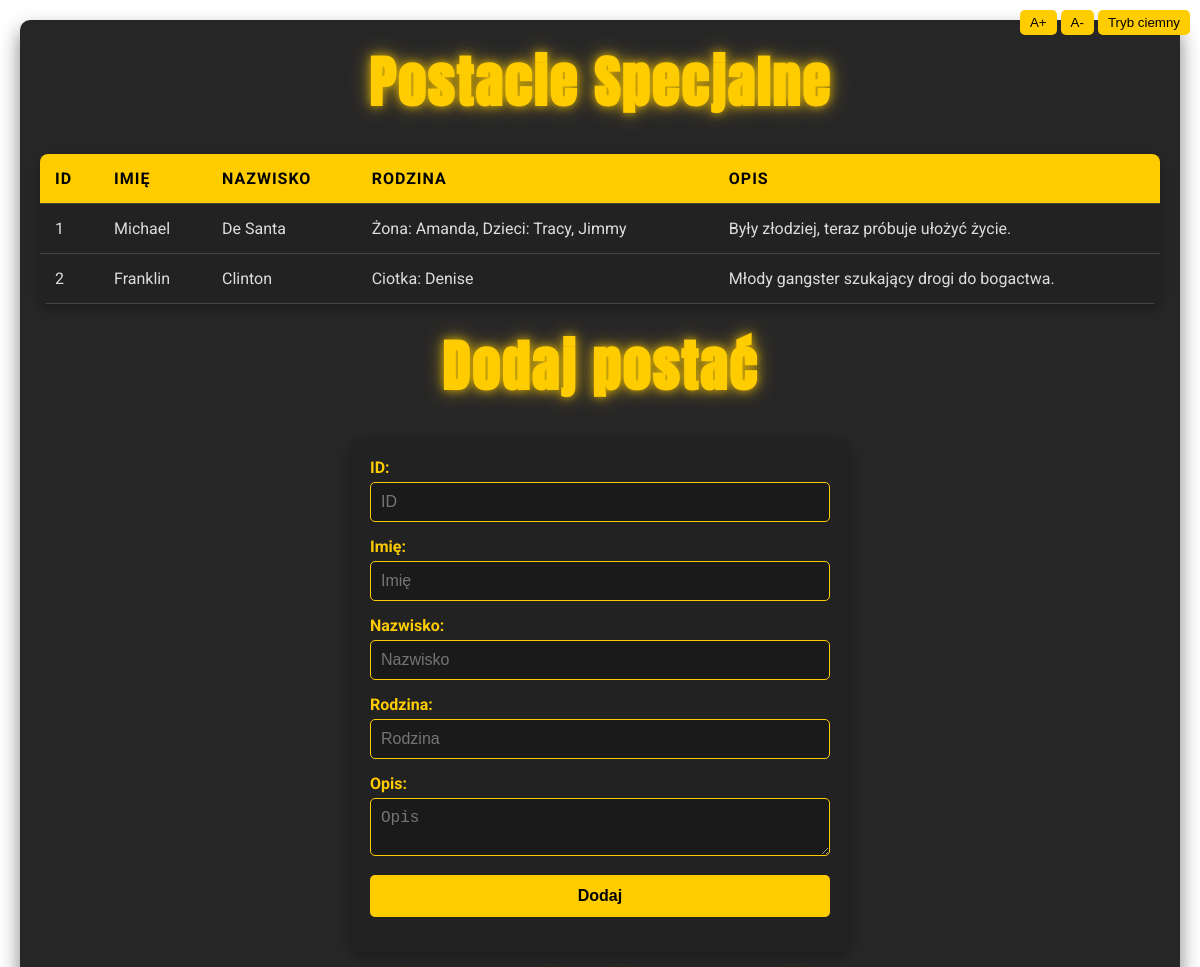
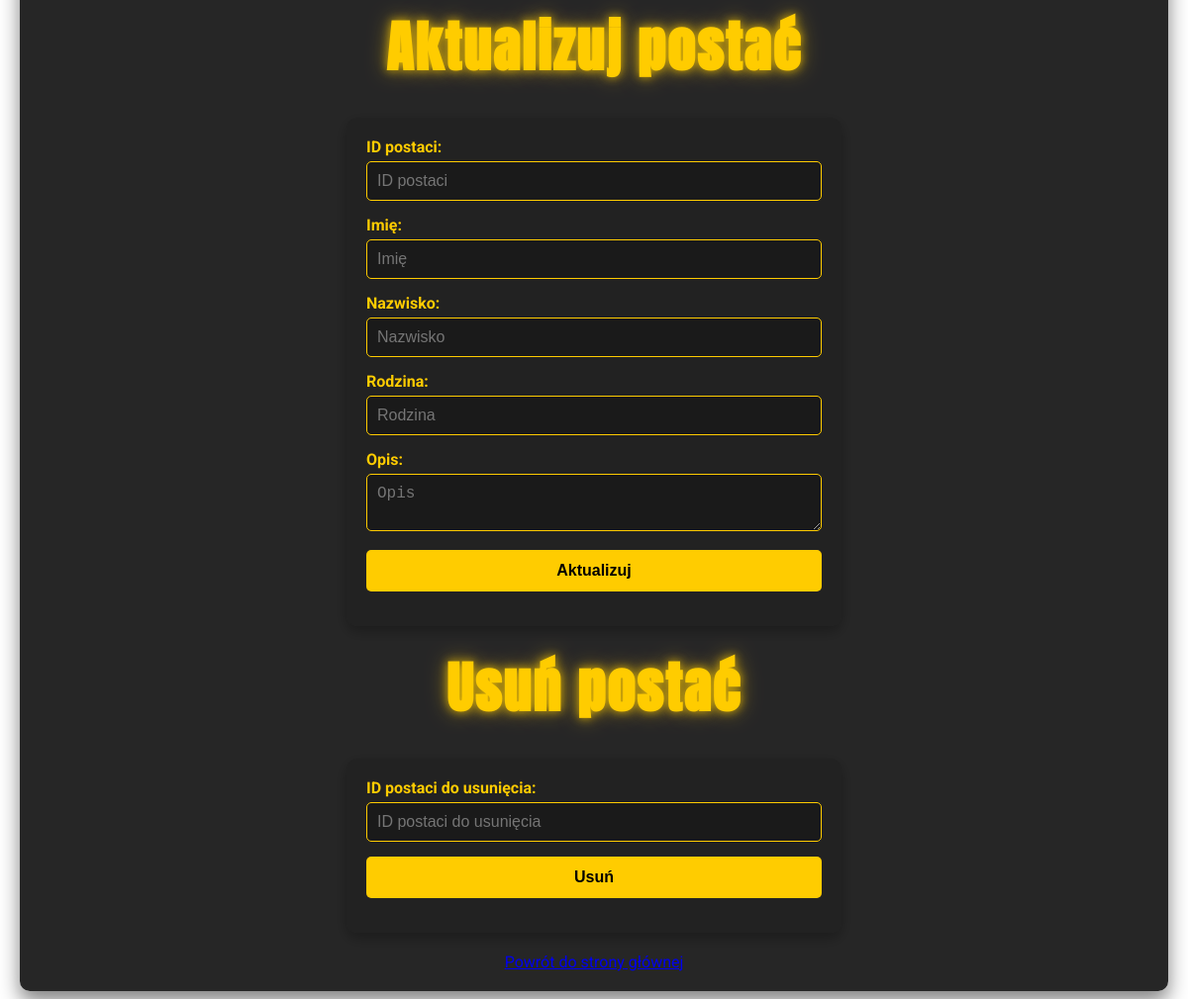
/postacie.php, run on the app's committed database (2 pictures, top to bottom).
### tables this page shows
CREATE TABLE `postacie` (
  `id` int(11) NOT NULL,
  `imie` varchar(100) NOT NULL,
  `nazwisko` varchar(100) NOT NULL,
  `opis` text NOT NULL,
  `rodzina` text NOT NULL
);

### postacie.php (the view, shortened to what this page needs)
<!DOCTYPE html>
<html lang="pl">
<head>
    <link rel="stylesheet" href="postacie.css">
</head>
<body>
    <div class="controls">
        <button id="increase-font">A+</button>
        <button id="decrease-font">A-</button>
        <button id="toggle-dark-mode">Tryb ciemny</button>
    </div>
    <div class="container">
        <h1>Postacie Specjalne</h1>
        <?php
        $conn = mysqli_connect('localhost', 'root', '', 'gta');
        $q = "SELECT * FROM postacie";
        $result = mysqli_query($conn, $q);
        if (mysqli_num_rows($result) > 0) {
            echo "<table class='characters-table'>";
            echo "<thead>";
            echo "<tr>";
            echo "<th>Id</th>";
            echo "<th>Imię</th>";
            echo "<th>Nazwisko</th>";
            echo "<th>Rodzina</th>";
            echo "<th>Opis</th>";
            echo "</tr>";
            echo "</thead>";
            echo "<tbody>";
            while($row = mysqli_fetch_assoc($result)) {
                echo "<tr>";
                echo "<td>" . $row['id'] . "</td>";
                echo "<td>" . $row['imie'] . "</td>";
                echo "<td>" . $row['nazwisko'] . "</td>";
                echo "<td>" . $row['rodzina'] . "</td>";
                echo "<td>" . $row['opis'] . "</td>";
                echo "</tr>";
            }
            echo "</tbody>";
            echo "</table>";
        }
        echo "<h2>Dodaj postać</h2>";
        echo '<div class="form-container">';
        echo '<form method="POST" action="postacie.php">';
        echo '<div class="form-group">';
        echo '<label for="id">ID:</label>';
        echo '<input type="number" name="id" id="id" placeholder="ID" required>';
        echo '</div>';
        echo '<div class="form-group">';
        echo '<label for="imie">Imię:</label>';
        echo '<input type="text" name="imie" id="imie" placeholder="Imię" required>';
        echo '</div>';
        echo '<div class="form-group">';
        echo '<label for="nazwisko">Nazwisko:</label>';
        echo '<input type="text" name="nazwisko" id="nazwisko" placeholder="Nazwisko" required>';
        echo '</div>';
        echo '<div class="form-group">';
        echo '<label for="rodzina">Rodzina:</label>';
        echo '<input type="text" name="rodzina" id="rodzina" placeholder="Rodzina" required>';
        echo '</div>';
        echo '<div class="form-group">';
        echo '<label for="opis">Opis:</label>';
        echo '<textarea name="opis" id="opis" placeholder="Opis"></textarea>';
        echo '</div>';
        echo '<div class="form-group">';
        echo '<input type="submit" name="insert" value="Dodaj">';
        echo '</div>';
        echo '</form>';
        echo '</div>';
        echo "<h2>Aktualizuj postać</h2>";
        echo '<div class="form-container">';
        echo '<form method="POST" action="">';
        echo '<div class="form-group">';
        echo '<label for="id_update">ID postaci:</label>';
        echo '<input type="number" name="id" id="id_update" placeholder="ID postaci" required>';
        echo '</div>';
        echo '<div class="form-group">';
        echo '<label for="imie_update">Imię:</label>';
        echo '<input type="text" name="imie" id="imie_update" placeholder="Imię">';
        echo '</div>';
        echo '<div class="form-group">';
        echo '<label for="nazwisko_update">Nazwisko:</label>';
        echo '<input type="text" name="nazwisko" id="nazwisko_update" placeholder="Nazwisko">';
        echo '</div>';
        echo '<div class="form-group">';
        echo '<label for="rodzina_update">Rodzina:</label>';
        echo '<input type="text" name="rodzina" id="rodzina_update" placeholder="Rodzina">';
        echo '</div>';
        echo '<div class="form-group">';
        echo '<label for="opis_update">Opis:</label>';
        echo '<textarea name="opis" id="opis_update" placeholder="Opis"></textarea>';
        echo '</div>';
        echo '<div class="form-group">';
        echo '<input type="submit" name="update" value="Aktualizuj">';
        echo '</div>';
        echo '</form>';
        echo '</div>';
        echo "<h2>Usuń postać</h2>";
        echo '<div class="form-container">';
        echo '<form method="POST" action="postacie.php">';
        echo '<div class="form-group">';
        echo '<label for="id_delete">ID postaci do usunięcia:</label>';
        echo '<input type="number" name="id_delete" id="id_delete" placeholder="ID postaci do usunięcia" required>';
        echo '</div>';
        echo '<div class="form-group">';
        echo '<input type="submit" name="delete" value="Usuń">';
        echo '</div>';
        echo '</form>';
        echo '</div>';
        echo '<p><a href="gta.php">Powrót do strony głównej</a></p>';
        ?>
    </div>
</body>
</html>

### postacie.css (style rules this page uses)
* { margin: 0; padding: 0; box-sizing: border-box; }
body { font-family: 'Roboto', sans-serif; background: linear-gradient(135deg, #1a1a1a 0%, #2b2b2b 100%); color: #fff; min-height: 100vh; display: flex; justify-content: center; align-items: center; padding: 20px; background-image: url('logo_postacie.jpg'); background-size: cover; background-position: center; background-attachment: fixed; transition: all 0.3s ease-in-out; }
.container { max-width: 1200px; width: 100%; background: rgba(0, 0, 0, 0.85); padding: 20px; border-radius: 10px; box-shadow: 0 10px 20px rgba(0, 0, 0, 0.5); transition: all 0.3s ease-in-out; }
h1, h2 { font-family: 'Anton', sans-serif; font-size: 3.5em; color: #ffcc00; text-shadow: 0 0 10px rgba(255, 204, 0, 0.7), 0 0 20px rgba(255, 204, 0, 0.5); text-align: center; margin-bottom: 30px; letter-spacing: 2px; transition: color 0.3s ease-in-out; }
.characters-table { width: 100%; border-collapse: collapse; margin: 20px 0; background: #222; border-radius: 8px; overflow: hidden; box-shadow: 0 5px 15px rgba(0, 0, 0, 0.3); }
.characters-table th, .characters-table td { padding: 15px; text-align: left; border-bottom: 1px solid #444; transition: all 0.3s ease; }
.characters-table th { background: #ffcc00; color: #000; font-weight: bold; text-transform: uppercase; letter-spacing: 1px; }
.characters-table td { color: #ddd; }
.form-container { max-width: 500px; margin: 20px auto; padding: 20px; background: rgba(34, 34, 34, 0.9); border-radius: 10px; box-shadow: 0 5px 15px rgba(0, 0, 0, 0.3); transition: all 0.3s ease-in-out; }
.form-group { margin-bottom: 15px; text-align: left; }
.form-group label { display: block; margin-bottom: 5px; color: #ffcc00; font-weight: bold; transition: color 0.3s ease-in-out; }
.form-group input, .form-group textarea { width: 100%; padding: 10px; border: 1px solid #ffcc00; border-radius: 5px; background-color: #1a1a1a; color: white; font-size: 16px; transition: all 0.3s ease-in-out; }
.form-group input[type="submit"] { background-color: #ffcc00; color: black; border: none; padding: 12px 20px; cursor: pointer; font-weight: bold; transition: all 0.3s ease-in-out; border-radius: 5px; }
.controls { position: fixed; top: 10px; right: 10px; }
.controls button { padding: 5px 10px; background-color: #ffcc00; border: none; border-radius: 5px; cursor: pointer; transition: transform 0.3s ease-in-out; color: black; }
p { text-align: center; }

### data on the page
postacie: id "1", imie "Michael", nazwisko "De Santa", rodzina "Żona: Amanda, Dzieci: Tracy, Jimmy", opis "Były złodziej, teraz próbuje ułożyć życie."
postacie: id "2", imie "Franklin", nazwisko "Clinton", rodzina "Ciotka: Denise", opis "Młody gangster szukający drogi do bogactwa."
